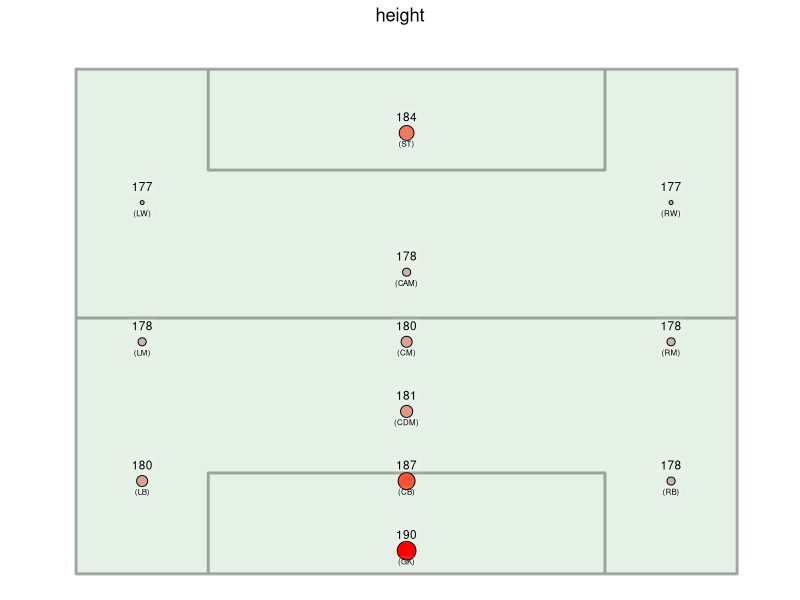
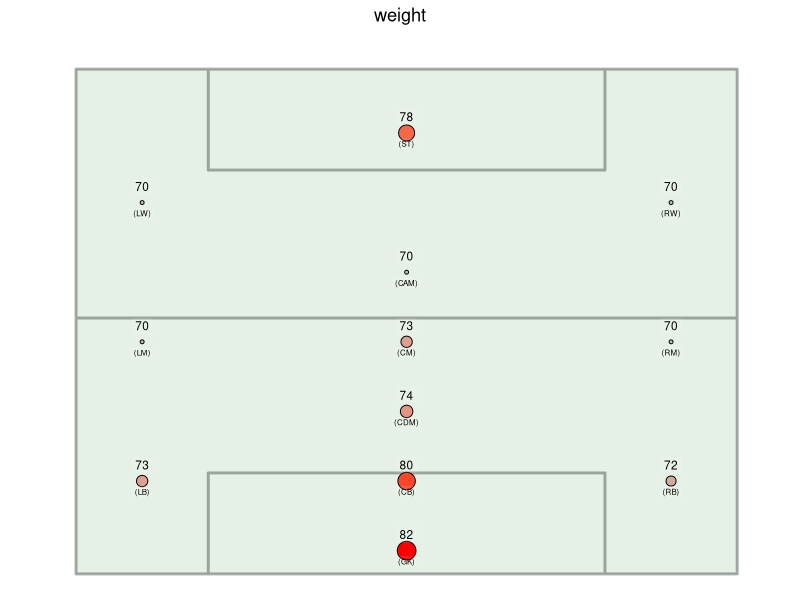
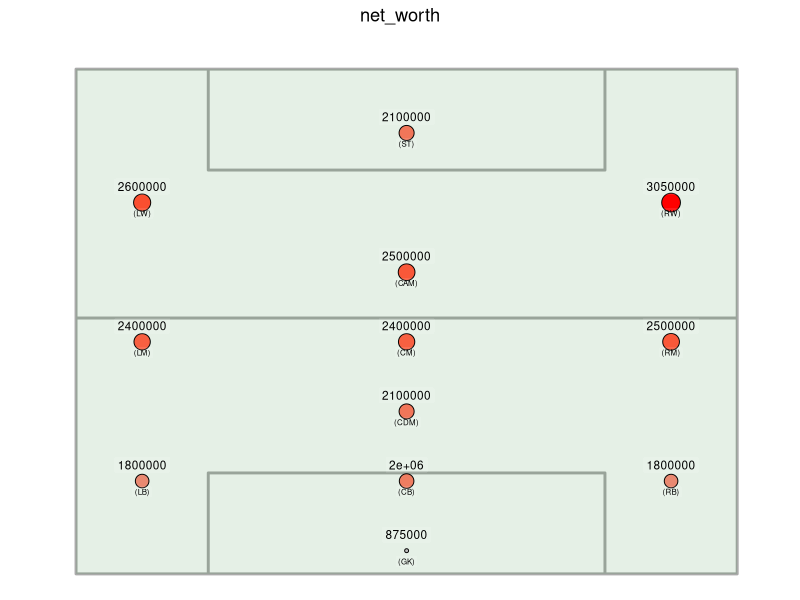
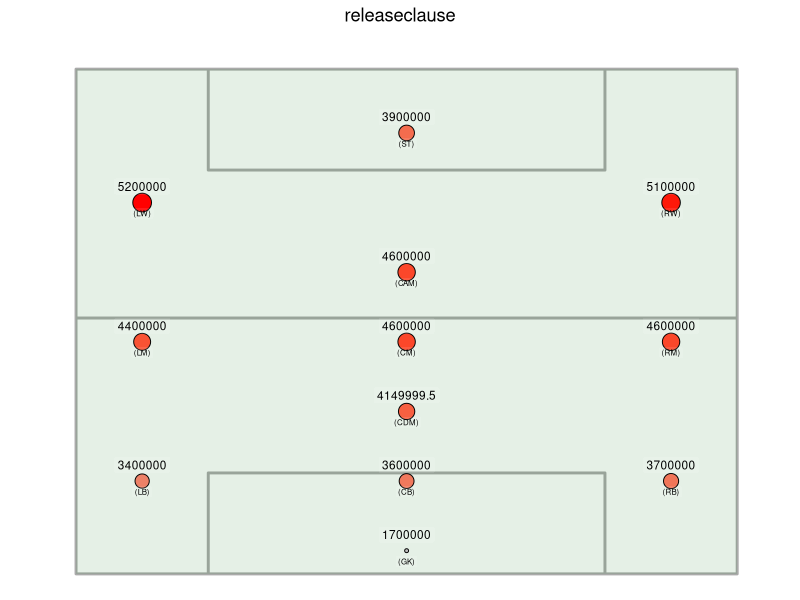
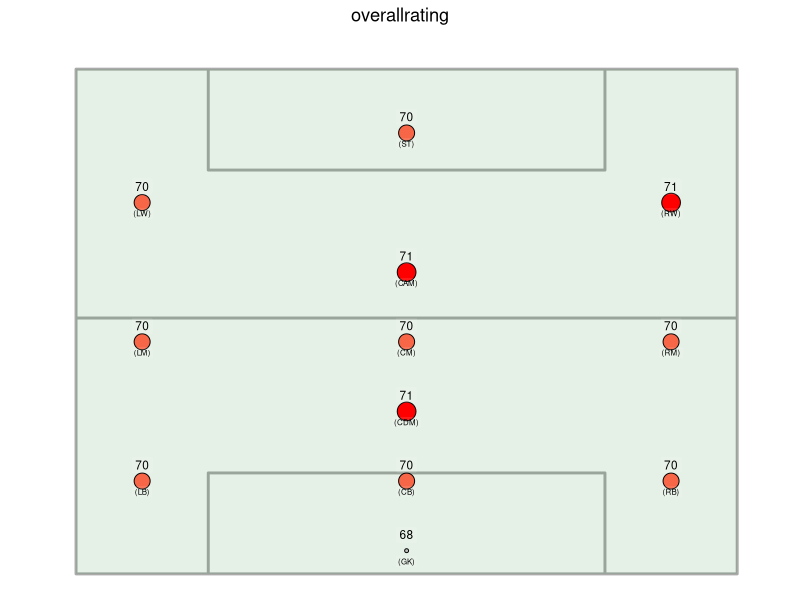
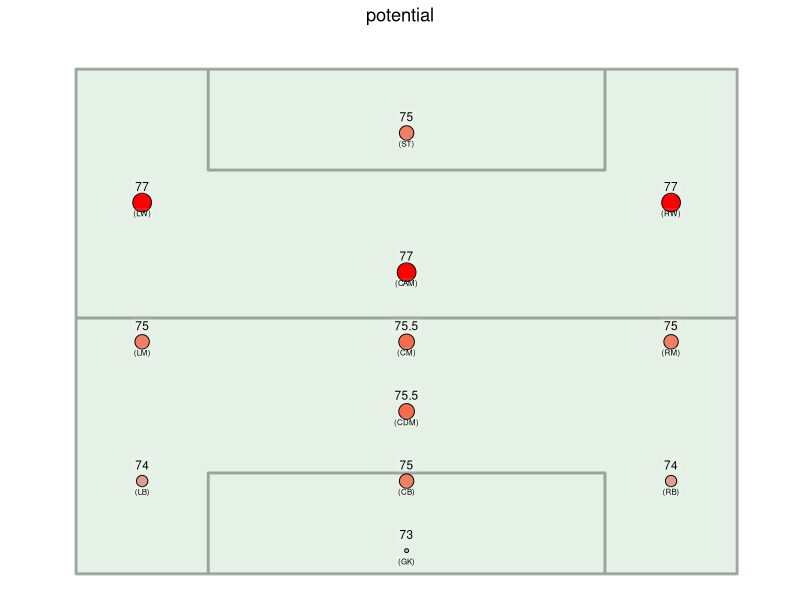
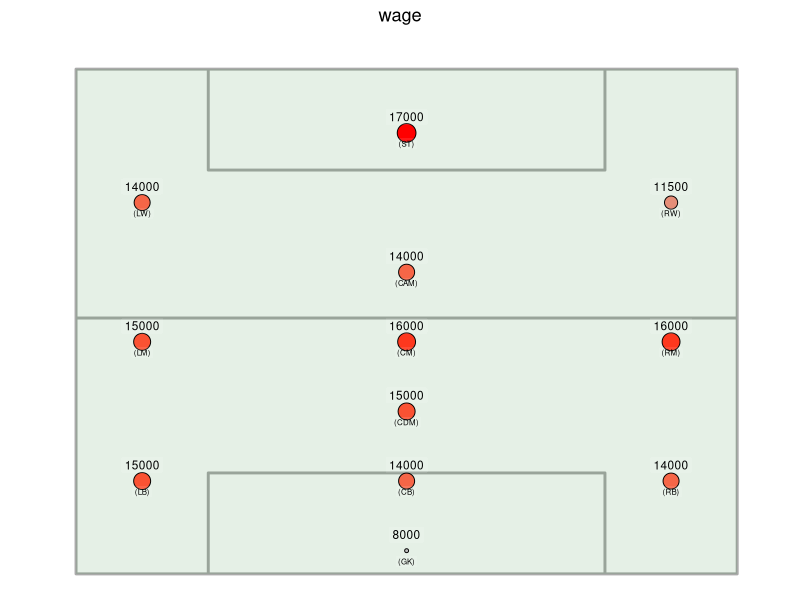
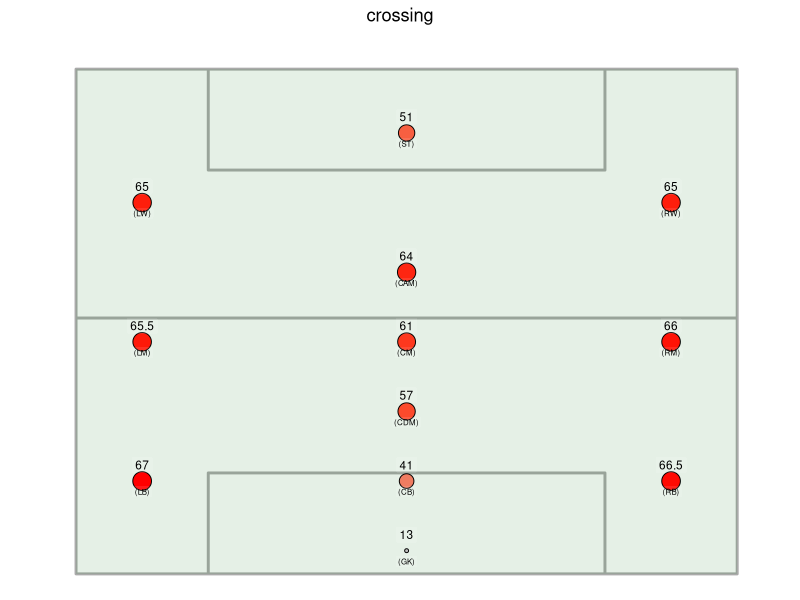

The R script that drew these images, in order:
## ---- chunk 1
knitr::opts_chunk$set(echo = TRUE)
library(dplyr)
library(ggplot2)
library(tidyr)
library(cowplot)
library(rlang)
library(ggpubr)
players <- read.csv("../data/processed/250015/players.csv")

attributes <- c(
  "height", "weight", "net_worth", "releaseclause", "overallrating",
  "potential", "wage", "crossing", "finishing", "headingaccuracy",
  "shortpassing", "volleys", "dribbling", "curve", "fk_accuracy", "longpassing",
  "ballcontrol", "acceleration", "sprintspeed", "agility", "reactions",
  "balance", "shotpower", "jumping", "stamina", "strength", "longshots",
  "aggression", "interceptions", "vision", "penalties", "composure",
  "defensiveawareness", "standingtackle", "slidingtackle", "gk_diving",
  "gk_handling", "gk_kicking", "gk_positioning", "gk_reflexes",
  "contract_duration", "age_hire", "age_end_contract", "current_age"
)
## ---- chunk 2
field_dimensions <- data.frame(
  x = c(0.25, 0.25, 0.75, 0.75, 0.25, 0.25, 0.75, 0.75, 0.65, 0.65, 0.35, 0.35, 0.25, 0.25, 0.35, 0.35, 0.65, 0.65),
  y = c(0, 1.45, 1.45, 0, 0, 0.735, 0.735, 0, 0, 0.29, 0.29, 0, 0, 1.45, 1.45, 1.16, 1.16, 1.45)
)

rect1 <- data.frame (xmin=0.25, xmax=0.75, ymin=0, ymax=1.45)

# Adding foot plots using draw_plot
positions_coordinates <- data.frame(
  GK = c(5, 1),
  RB = c(7, 4),
  CB = c(5, 4),
  LB = c(3, 4),
  CDM = c(5, 7),
  RM = c(7, 10),
  CM = c(5, 10),
  LM = c(3, 10),
  CAM = c(5, 13),
  RW = c(7, 16),
  LW = c(3, 16),
  ST = c(5, 19)
)
rownames(positions_coordinates) <- c("x", "y")

positions_coordinates <- data.frame(t(positions_coordinates))
positions_coordinates$x <- positions_coordinates$x / 10
positions_coordinates$y <- positions_coordinates$y / 15

positions_coordinates$position_lineup <- rownames(positions_coordinates)

players <- left_join(players, positions_coordinates, by="position_lineup")

players_positions <- players |> select(c(c("position_lineup", "x", "y"), attributes))

players_positions_gr <- players_positions |>
  group_by(position_lineup) |> 
  summarize(across(where(is.numeric), median, na.rm = TRUE))
## ---- chunk 3
plot_positions <- function(players_positions_gr, attribute, field_dimensions, field_rect, title=""){
  attribute_plot <- ggplot() +
    geom_path(data=field_dimensions, aes(x = x, y = y), color = "#aaa", linewidth = 1) +
    geom_rect(data=rect1, aes(xmin=xmin, xmax=xmax, ymin=ymin, ymax=ymax), fill="#04750d", alpha=0.1, inherit.aes = FALSE) +
    geom_point(data=players_positions_gr, aes(x=x, y=y, size=!!sym(attribute), fill=!!sym(attribute)), shape = 21) +
    scale_fill_gradient(low = "grey", high = "red") +
    xlim(0.22, 0.77) +
    ylim(0, 1.5) +
    geom_label(data=players_positions_gr, aes(x=x, y=y, label = paste0("(",position_lineup,")")), vjust = 1.5, hjust=0.5, size = 2, color = "#000", label.size = 0, alpha=0.1) + 
    geom_label(data=players_positions_gr, aes(x=x, y=y, label = round(!!sym(attribute), 1)), vjust = -0.5, hjust = 0.5, size = 3, color = "#000", label.size = 0, alpha=0.1) +
    theme_void() +
    theme(
      axis.title.x=element_blank(),
      axis.title.y=element_blank(),
      line=element_blank(),
      plot.title = element_text(hjust = 0.5),
      panel.background = element_blank(),
      plot.background = element_blank(),
      legend.position = "none") +
    ggtitle(title)
  return(attribute_plot)
}

## ---- chunk 4

for (attribute in attributes) {
  cat("\n\n###", attribute, "{.tabset-panel}\n\n") 
  attribute_plot <- plot_positions(players_positions_gr, attribute, field_dimensions, field_rect, attribute)
  print(attribute_plot)
}
## ---- chunk 5
p1 <- plot_positions(players_positions_gr, "height", field_dimensions, field_rect, "Height (cm)")
p2 <- plot_positions(players_positions_gr, "weight", field_dimensions, field_rect, "Weight (kg)")
p3 <- plot_positions(players_positions_gr, "strength", field_dimensions, field_rect, "Strength")

ggarrange(p1, p2, p3, ncol = 3, nrow = 1)
## ---- chunk 6
p1 <- plot_positions(players_positions_gr, "net_worth", field_dimensions, field_rect, "Net Worth (€)")
p2 <- plot_positions(players_positions_gr, "wage", field_dimensions, field_rect, "Wage (€)")
p3 <- plot_positions(players_positions_gr, "releaseclause", field_dimensions, field_rect, "Release Clause (€)")

ggarrange(p1, p2, p3, ncol = 3, nrow = 1)
## ---- chunk 7
p1 <- plot_positions(players_positions_gr, "defensiveawareness", field_dimensions, field_rect, "Defensive Awareness")
p2 <- plot_positions(players_positions_gr, "interceptions", field_dimensions, field_rect, "Interceptions")
p3 <- plot_positions(players_positions_gr, "standingtackle", field_dimensions, field_rect, "Standing Tackle")

ggarrange(p1, p2, p3, ncol = 3, nrow = 1)
## ---- chunk 8
p1 <- plot_positions(players_positions_gr, "acceleration", field_dimensions, field_rect, "Acceleration")
p2 <- plot_positions(players_positions_gr, "sprintspeed", field_dimensions, field_rect, "Sprint Speed")
p3 <- plot_positions(players_positions_gr, "agility", field_dimensions, field_rect, "Agility")

ggarrange(p1, p2, p3, ncol = 3, nrow = 1)
## ---- chunk 9
p1 <- plot_positions(players_positions_gr, "finishing", field_dimensions, field_rect, "Finishing")
p2 <- plot_positions(players_positions_gr, "shotpower", field_dimensions, field_rect, "Shot Power")
p3 <- plot_positions(players_positions_gr, "longshots", field_dimensions, field_rect, "Long Shots")

ggarrange(p1, p2, p3, ncol = 3, nrow = 1)
## ---- chunk 10
p1 <- plot_positions(players_positions_gr, "crossing", field_dimensions, field_rect, "Crossing")
p2 <- plot_positions(players_positions_gr, "jumping", field_dimensions, field_rect, "Jumping")
p3 <- plot_positions(players_positions_gr, "headingaccuracy", field_dimensions, field_rect, "Heading Accuracy")

ggarrange(p1, p2, p3, ncol = 3, nrow = 1)
